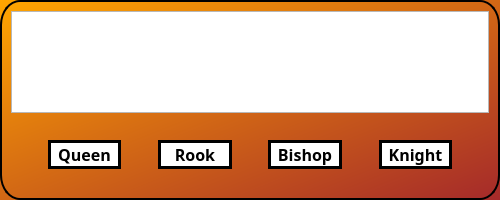
<?xml version="1.0" encoding="UTF-8"?>
<ui version="4.0">
 <class>Form</class>
 <widget class="QWidget" name="Form">
  <property name="geometry">
   <rect>
    <x>0</x>
    <y>0</y>
    <width>500</width>
    <height>200</height>
   </rect>
  </property>
  <property name="minimumSize">
   <size>
    <width>500</width>
    <height>200</height>
   </size>
  </property>
  <property name="maximumSize">
   <size>
    <width>500</width>
    <height>200</height>
   </size>
  </property>
  <property name="windowTitle">
   <string>Form</string>
  </property>
  <property name="styleSheet">
   <string notr="true">QWidget#Form {
	background-color: qlineargradient(x1: 0, y1: 0, x2: 1, y2: 1, stop: 0 orange, stop: 1 brown);
	border-radius: 20px solid black;
	border: 2px solid black;
}</string>
  </property>
  <layout class="QGridLayout" name="gridLayout" rowstretch="5,1,1,1">
   <item row="3" column="0">
    <spacer name="verticalSpacer">
     <property name="orientation">
      <enum>Qt::Vertical</enum>
     </property>
     <property name="sizeHint" stdset="0">
      <size>
       <width>20</width>
       <height>40</height>
      </size>
     </property>
    </spacer>
   </item>
   <item row="2" column="0">
    <layout class="QHBoxLayout" name="buttonContainer" stretch="1,2,1,2,1,2,1,2,1">
     <property name="spacing">
      <number>0</number>
     </property>
     <item>
      <spacer name="horizontalSpacer">
       <property name="orientation">
        <enum>Qt::Horizontal</enum>
       </property>
       <property name="sizeType">
        <enum>QSizePolicy::Ignored</enum>
       </property>
       <property name="sizeHint" stdset="0">
        <size>
         <width>40</width>
         <height>20</height>
        </size>
       </property>
      </spacer>
     </item>
     <item>
      <widget class="QPushButton" name="btn1">
       <property name="sizePolicy">
        <sizepolicy hsizetype="Preferred" vsizetype="Preferred">
         <horstretch>0</horstretch>
         <verstretch>0</verstretch>
        </sizepolicy>
       </property>
       <property name="font">
        <font>
         <family>Arial Black</family>
         <pointsize>12</pointsize>
         <weight>75</weight>
         <bold>true</bold>
        </font>
       </property>
       <property name="styleSheet">
        <string notr="true">background-color: qlineargradient(x1: 0, y1: 0, x2: 1, y2: 1, stop: 0 white, stop: 1 white);
border: 3px solid black;
border-radius: 20px;</string>
       </property>
       <property name="text">
        <string>Queen</string>
       </property>
      </widget>
     </item>
     <item>
      <spacer name="horizontalSpacer_3">
       <property name="orientation">
        <enum>Qt::Horizontal</enum>
       </property>
       <property name="sizeType">
        <enum>QSizePolicy::Ignored</enum>
       </property>
       <property name="sizeHint" stdset="0">
        <size>
         <width>40</width>
         <height>20</height>
        </size>
       </property>
      </spacer>
     </item>
     <item>
      <widget class="QPushButton" name="btn2">
       <property name="sizePolicy">
        <sizepolicy hsizetype="Preferred" vsizetype="Preferred">
         <horstretch>0</horstretch>
         <verstretch>0</verstretch>
        </sizepolicy>
       </property>
       <property name="font">
        <font>
         <family>Arial Black</family>
         <pointsize>12</pointsize>
         <weight>75</weight>
         <bold>true</bold>
        </font>
       </property>
       <property name="styleSheet">
        <string notr="true">background-color: qlineargradient(x1: 0, y1: 0, x2: 1, y2: 1, stop: 0 white, stop: 1 white);
border: 3px solid black;
border-radius: 20px;</string>
       </property>
       <property name="text">
        <string>Rook</string>
       </property>
      </widget>
     </item>
     <item>
      <spacer name="horizontalSpacer_2">
       <property name="orientation">
        <enum>Qt::Horizontal</enum>
       </property>
       <property name="sizeType">
        <enum>QSizePolicy::Ignored</enum>
       </property>
       <property name="sizeHint" stdset="0">
        <size>
         <width>40</width>
         <height>20</height>
        </size>
       </property>
      </spacer>
     </item>
     <item>
      <widget class="QPushButton" name="btn3">
       <property name="sizePolicy">
        <sizepolicy hsizetype="Preferred" vsizetype="Preferred">
         <horstretch>0</horstretch>
         <verstretch>0</verstretch>
        </sizepolicy>
       </property>
       <property name="font">
        <font>
         <family>Arial Black</family>
         <pointsize>12</pointsize>
         <weight>75</weight>
         <bold>true</bold>
        </font>
       </property>
       <property name="styleSheet">
        <string notr="true">background-color: qlineargradient(x1: 0, y1: 0, x2: 1, y2: 1, stop: 0 white, stop: 1 white);
border: 3px solid black;
border-radius: 20px;</string>
       </property>
       <property name="text">
        <string>Bishop</string>
       </property>
      </widget>
     </item>
     <item>
      <spacer name="horizontalSpacer_4">
       <property name="orientation">
        <enum>Qt::Horizontal</enum>
       </property>
       <property name="sizeType">
        <enum>QSizePolicy::Ignored</enum>
       </property>
       <property name="sizeHint" stdset="0">
        <size>
         <width>40</width>
         <height>20</height>
        </size>
       </property>
      </spacer>
     </item>
     <item>
      <widget class="QPushButton" name="btn4">
       <property name="sizePolicy">
        <sizepolicy hsizetype="Preferred" vsizetype="Preferred">
         <horstretch>0</horstretch>
         <verstretch>0</verstretch>
        </sizepolicy>
       </property>
       <property name="font">
        <font>
         <family>Arial Black</family>
         <pointsize>12</pointsize>
         <weight>75</weight>
         <bold>true</bold>
        </font>
       </property>
       <property name="styleSheet">
        <string notr="true">background-color: qlineargradient(x1: 0, y1: 0, x2: 1, y2: 1, stop: 0 white, stop: 1 white);
border: 3px solid black;
border-radius: 20px;</string>
       </property>
       <property name="text">
        <string>Knight</string>
       </property>
      </widget>
     </item>
     <item>
      <spacer name="horizontalSpacer_5">
       <property name="orientation">
        <enum>Qt::Horizontal</enum>
       </property>
       <property name="sizeType">
        <enum>QSizePolicy::Ignored</enum>
       </property>
       <property name="sizeHint" stdset="0">
        <size>
         <width>40</width>
         <height>20</height>
        </size>
       </property>
      </spacer>
     </item>
    </layout>
   </item>
   <item row="0" column="0">
    <widget class="QTextEdit" name="questionLabel">
     <property name="sizePolicy">
      <sizepolicy hsizetype="Ignored" vsizetype="Ignored">
       <horstretch>0</horstretch>
       <verstretch>0</verstretch>
      </sizepolicy>
     </property>
     <property name="font">
      <font>
       <family>Gill Sans Ultra Bold</family>
       <pointsize>14</pointsize>
      </font>
     </property>
     <property name="autoFillBackground">
      <bool>false</bool>
     </property>
     <property name="styleSheet">
      <string notr="true"/>
     </property>
    </widget>
   </item>
   <item row="1" column="0">
    <spacer name="verticalSpacer_2">
     <property name="orientation">
      <enum>Qt::Vertical</enum>
     </property>
     <property name="sizeHint" stdset="0">
      <size>
       <width>20</width>
       <height>40</height>
      </size>
     </property>
    </spacer>
   </item>
  </layout>
 </widget>
 <resources/>
 <connections/>
</ui>
